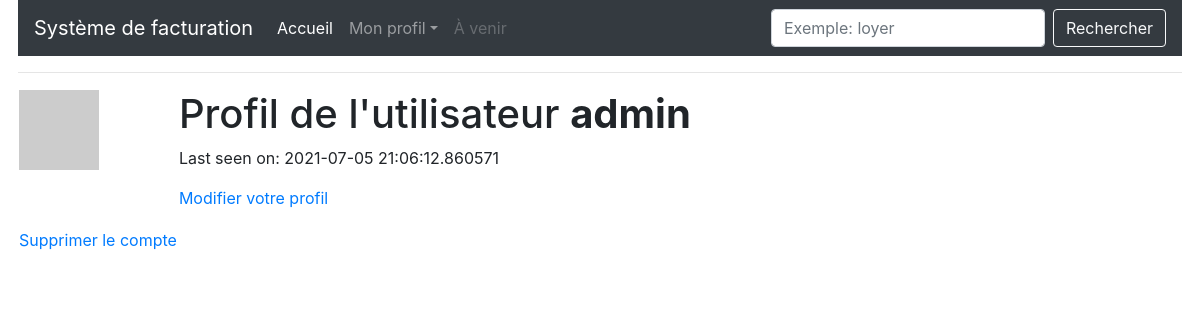
Page /user/admin (signed in) on the earlier database version.
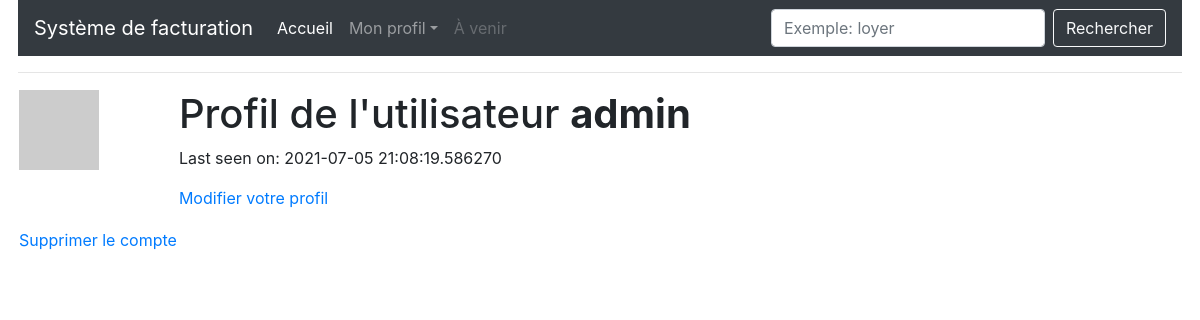
Same page on the later database version.
### app/models.py (models this page shows, shortened)
class User(UserMixin, db.Model):
    id = db.Column(db.Integer, primary_key=True)
    username = db.Column(db.String(64), index=True, unique=True)
    email = db.Column(db.String(120), index=True, unique=True)
    password_hash = db.Column(db.String(128))
    factures = db.relationship('Facture', backref='author', lazy='dynamic')
    about_me = db.Column(db.String(140))
    last_seen = db.Column(db.DateTime, default=datetime.utcnow)
    def avatar(self, size):
        digest = md5(self.email.lower().encode('utf-8')).hexdigest()
        return 'https://www.gravatar.com/avatar/{}?d=identicon&s={}'.format(digest, size)

### app/routes.py (the view)
@app.route('/user/<username>')
@login_required
def user(username):
    user = User.query.filter_by(username=username).first_or_404()
    return render_template('user.html', title='Mon profil', user=user)

### app/models.py (called while the page is built)
@login.user_loader
def load_user(id):
    return User.query.get(int(id))

### app/routes.py (called while the page is built)
@app.before_request
def before_request():
    if current_user.is_authenticated:
        current_user.last_seen = datetime.utcnow()
        db.session.commit()

### app/templates/user.html (shortened to what this page needs)
{% extends "base.html" %}
{% block app_content %}
    <table>
        <tr valign="top">
            <td><img src="{{ user.avatar(128) }}"></td>
            <td>
                <h1>Profil de l'utilisateur <strong>{{ user.username }}</strong></h1>
                {% if user.last_seen %}<p>Last seen on: {{ user.last_seen }}</p>{% endif %}
                {% if user == current_user %}
                <p><a href="{{ url_for('edit_profile') }}">Modifier votre profil</a></p>
                {% endif %}
            </td>
        </tr>
        <tr>
            <td>
                <a href="{{ url_for('delete_user', username=current_user.username) }}">Supprimer le compte</a>
            </td>
        </tr>
    </table>
{% endblock %}

### app/templates/base.html (shortened to what this page needs)
{% extends 'bootstrap/base.html' %}
{% block html %}
  {% block head %}
    {% block styles %}
      <link rel="stylesheet" href="https://maxcdn.bootstrapcdn.com/bootstrap/4.0.0/css/bootstrap.min.css">
      <link rel="stylesheet" href="{{ url_for('static', filename='css/style.css') }}">
    {% endblock %}
  {% endblock %}
  {% block body %}
    {% block navbar %}
    <nav class="navbar navbar-expand-lg navbar-dark bg-dark">
      <a class="navbar-brand" href="{{ url_for('index') }}">Système de facturation</a>
      <div class="collapse navbar-collapse">
        <ul class="navbar-nav mr-auto">
          <li class="nav-item active">
            <a class="nav-link" href="{{ url_for('index') }}">Accueil</a>
          </li>
          <li class="nav-item">
            {% if current_user.is_anonymous %}
            <a class="nav-link" href="{{ url_for('login') }}">Se connecter</a>
            {% else %}
            <li class="nav-item dropdown">
              <a class="nav-link dropdown-toggle" href="#" id="navbarDropdown" role="button" data-toggle="dropdown" aria-haspopup="true" aria-expanded="false">Mon profil</a>
            </li>
            {% endif %}
          </li>
          <li class="nav-item">
            <a class="nav-link disabled" href="#">À venir</a>
          </li>
        </ul>
        <form class="form-inline">
          <input class="form-control mr-sm-2" type="search" placeholder="Exemple: loyer" aria-label="Search" />
          <button class="btn btn-outline-light my-2 my-sm-0" type="submit">Rechercher</button>
        </form>
      </div>
    </nav>
    <hr>
    {% endblock %}
    {% block app_content %}{% endblock %}
  {% endblock %}
{% endblock %}

Differences in the rows shown:
changed User "admin": last_seen "2021-07-05 21:06:12.860571" → "2021-07-05 21:08:19.586270"
